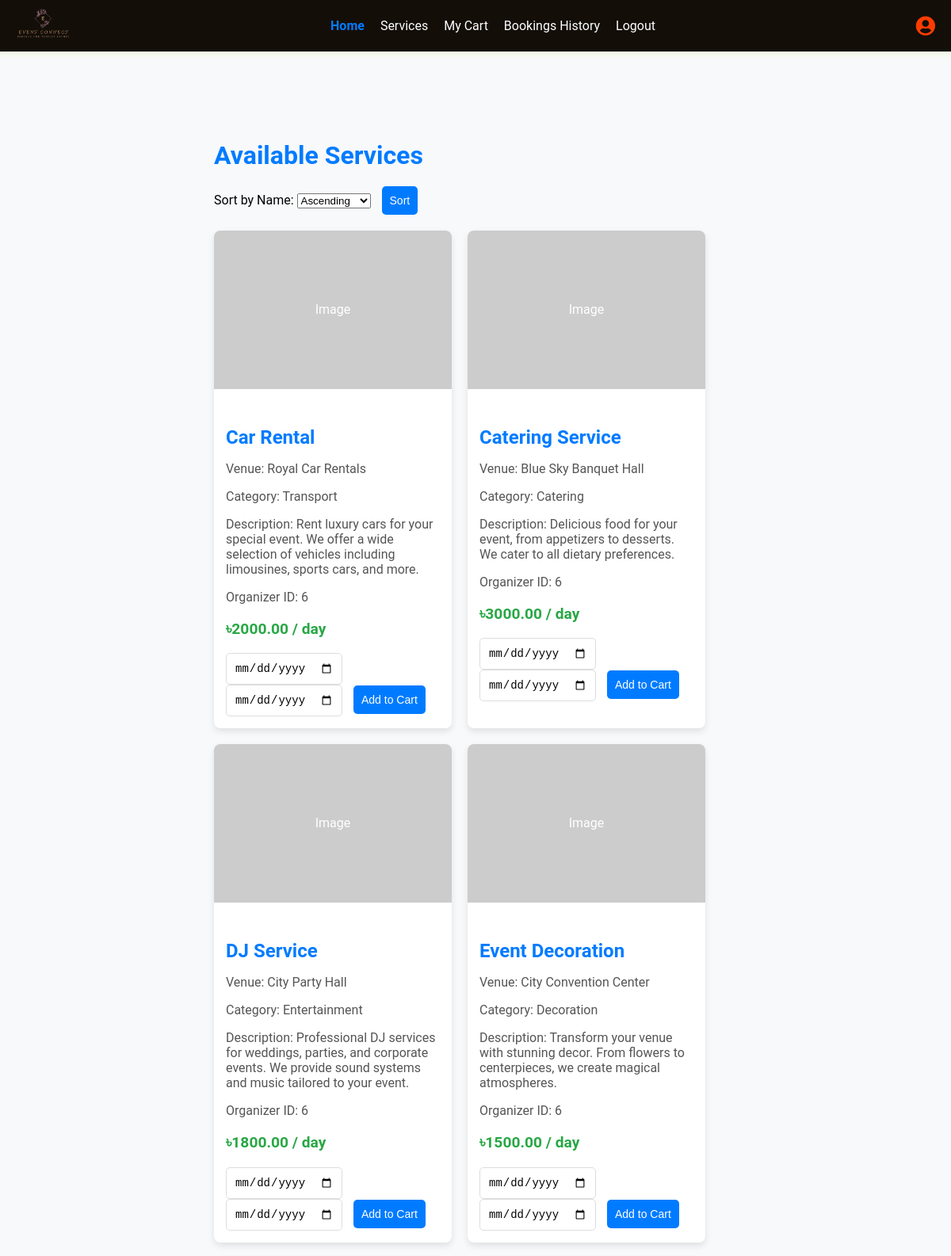
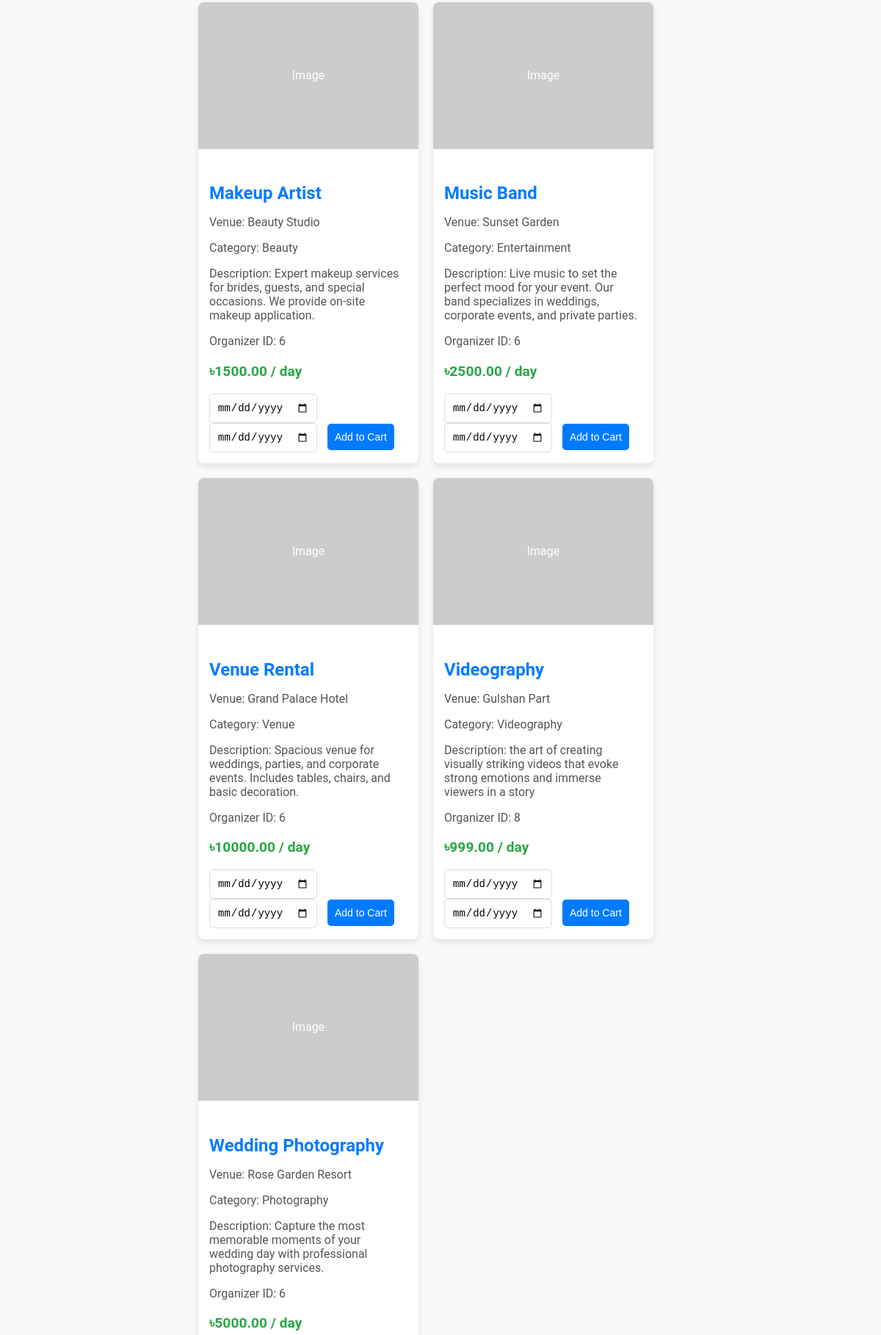
The page /servicesold.php (signed in, upper part) on the database its author committed (2 pictures, top to bottom).
### tables this page shows
CREATE TABLE `manageservices` (
  `id` int(11) NOT NULL,
  `service_name` varchar(255) DEFAULT NULL,
  `description` text DEFAULT NULL,
  `cost` decimal(10,2) DEFAULT NULL,
  `service_date` datetime DEFAULT NULL,
  `venue` varchar(255) DEFAULT NULL,
  `organizer` int(11) DEFAULT NULL,
  `status` enum('pending','approved','rejected') DEFAULT 'pending',
  `created_at` timestamp NOT NULL DEFAULT current_timestamp(),
  `updated_at` timestamp NOT NULL DEFAULT current_timestamp() ON UPDATE current_timestamp(),
  `service_category` varchar(255) NOT NULL,
  `image_path` varchar(255) DEFAULT NULL
);

### servicesold.php (the view, shortened to what this page needs)
<?php
require('essentialuser.php');
$sort_order = isset($_GET['sort']) && $_GET['sort'] == 'desc' ? 'DESC' : 'ASC';
$query = "SELECT * FROM ManageServices WHERE status = 'approved' ORDER BY service_name $sort_order";
$result = $con->query($query);
?>
<!DOCTYPE html>
<html lang="en">
<head>
    <link rel="stylesheet" href="https://cdnjs.cloudflare.com/ajax/libs/font-awesome/5.15.4/css/all.min.css">
</head>
<body>
    <?php include('user_sidebar.php'); ?>
    <div class="content">
        <h3>Available Services</h3>
        <div class="sort-options">
            <form method="GET" action="">
                <label for="sort">Sort by Name:</label>
                <select name="sort" id="sort">
                    <option value="asc" <?= isset($_GET['sort']) && $_GET['sort'] == 'asc' ? 'selected' : '' ?>>Ascending</option>
                </select>
                <button type="submit">Sort</button>
            </form>
        </div>
        <div class="service-card">
            <?php while ($row = $result->fetch_assoc()): ?>
                <div class="card">
                    <div style="width: 100%; height: 200px; background-color: #ccc; text-align: center; line-height: 200px; color: white;">Image</div>
                    <div class="card-content">
                        <h4 class="card-title"><?= htmlspecialchars($row['service_name']) ?></h4>
                        <p class="card-details">Venue: <?= htmlspecialchars($row['venue']) ?></p>
                        <p class="card-details">Category: <?= htmlspecialchars($row['service_category']) ?></p>
                        <p class="card-details">Description: <?= htmlspecialchars($row['description']) ?></p>
                        <p class="card-details">Organizer ID: <?= htmlspecialchars($row['organizer']) ?></p>
                        <p class="card-price">৳<?= htmlspecialchars($row['cost']) ?> / day</p>
                        <div class="form-container">
                            <form method="POST" action="">
                                <input type="date" name="start_date" required>
                                <input type="date" name="end_date" required>
                                <button type="submit" name="add_to_cart">Add to Cart</button>
                            </form>
                        </div>
                    </div>
                </div>
            <?php endwhile; ?>
        </div>
    </div>
</body>
</html>

### servicesold.php (style rules this page uses)
body { font-family: 'Arial', sans-serif; background-color: #f4f4f9; margin: 0; padding: 0; }
.content { margin-left: 250px; padding: 20px; margin-top: 60px; }
h3 { color: #007bff; margin-bottom: 20px; font-size: 2rem; }
.sort-options { margin-bottom: 20px; }
.service-card { display: flex; flex-wrap: wrap; gap: 20px; margin-top: 20px; }
.card { width: 100%; max-width: 300px; background-color: white; border-radius: 8px; box-shadow: 0 4px 8px rgba(0, 0, 0, 0.1); overflow: hidden; transition: transform 0.3s ease; }
.card-content { padding: 15px; }
.card-title { font-size: 1.5rem; color: #007bff; margin-bottom: 10px; }
.card-details { color: #555; margin-bottom: 10px; }
.card-price { font-size: 1.2rem; color: #28a745; font-weight: bold; }
.form-container { margin-top: 15px; }
input[type="date"], button { padding: 10px; border-radius: 5px; font-size: 14px; border: 1px solid #ddd; }
button { background-color: #007bff; color: white; border: none; cursor: pointer; margin-left: 10px; }

### user_sidebar.php (style rules this page uses)
body { font-family: 'Roboto', Arial, sans-serif; margin: 0; padding: 0; background-color: #f8f9fa; }

### rows shown on the page
manageservices: service_name "Car Rental", venue "Royal Car Rentals", service_category "Transport", description "Rent luxury cars for your special event. We offer a wide selection of vehicles including limousines, sports cars, and more.", organizer "6", cost "2000.00"
manageservices: service_name "Catering Service", venue "Blue Sky Banquet Hall", service_category "Catering", description "Delicious food for your event, from appetizers to desserts. We cater to all dietary preferences.", organizer "6", cost "3000.00"
manageservices: service_name "DJ Service", venue "City Party Hall", service_category "Entertainment", description "Professional DJ services for weddings, parties, and corporate events. We provide sound systems and music tailored to your event.", organizer "6", cost "1800.00"
manageservices: service_name "Event Decoration", venue "City Convention Center", service_category "Decoration", description "Transform your venue with stunning decor. From flowers to centerpieces, we create magical atmospheres.", organizer "6", cost "1500.00"
manageservices: service_name "Makeup Artist", venue "Beauty Studio", service_category "Beauty", description "Expert makeup services for brides, guests, and special occasions. We provide on-site makeup application.", organizer "6", cost "1500.00"
manageservices: service_name "Music Band", venue "Sunset Garden", service_category "Entertainment", description "Live music to set the perfect mood for your event. Our band specializes in weddings, corporate events, and private parties.", organizer "6", cost "2500.00"
manageservices: service_name "Venue Rental", venue "Grand Palace Hotel", service_category "Venue", description "Spacious venue for weddings, parties, and corporate events. Includes tables, chairs, and basic decoration.", organizer "6", cost "10000.00"
manageservices: service_name "Videography", venue "Gulshan Part", service_category "Videography", description "the art of creating visually striking videos that evoke strong emotions and immerse viewers in a story", organizer "8", cost "999.00"
manageservices: service_name "Wedding Photography", venue "Rose Garden Resort", service_category "Photography", description "Capture the most memorable moments of your wedding day with professional photography services.", organizer "6", cost "5000.00"
